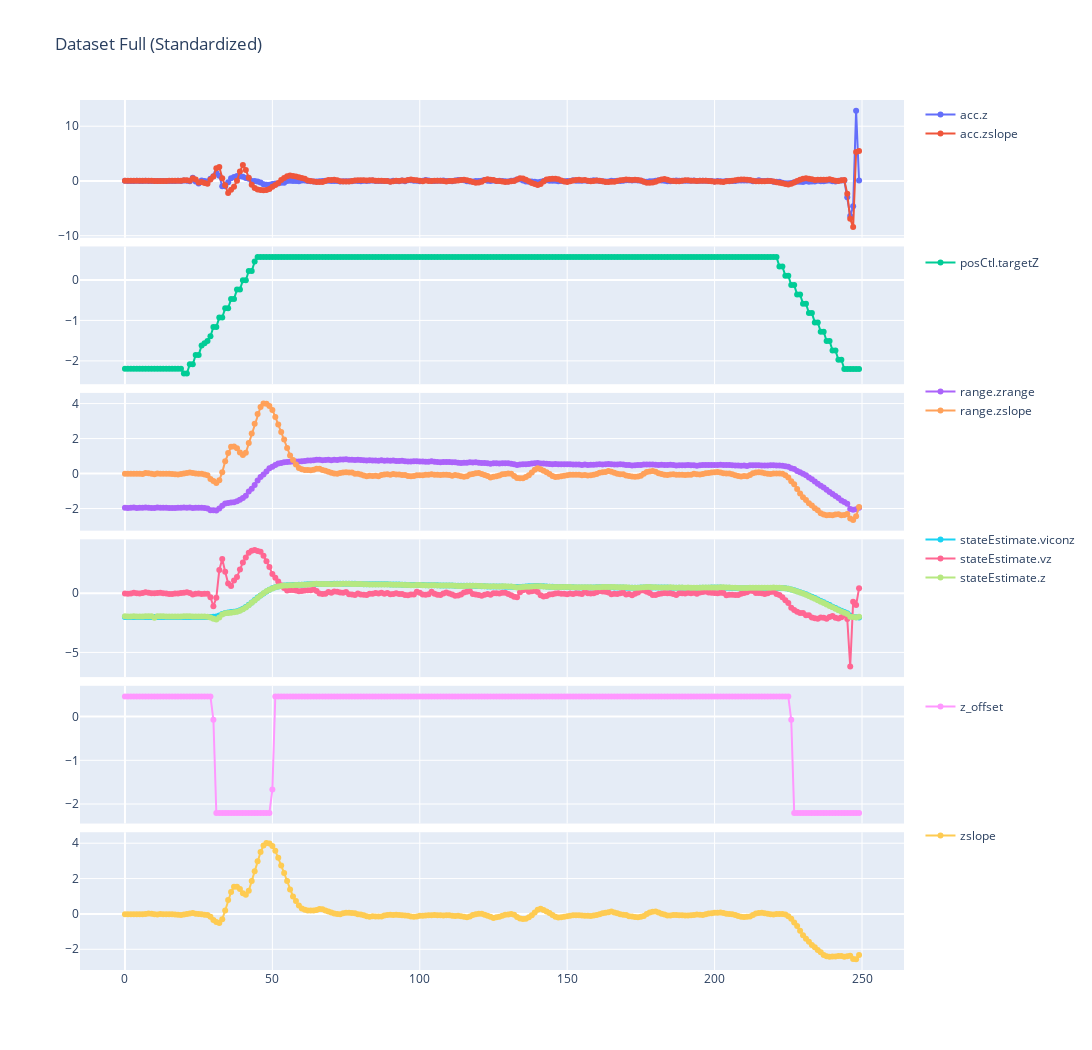

This figure's notebook cell:
### Code cell
scl = StandardScaler()
data_scl_df = pd.DataFrame(data = scl.fit_transform(Dataset_df), columns=Dataset_df.columns)


groups = np.unique([x.split(".")[0] for x in np.unique(Dataset_df.columns)]) 
fig = make_subplots(rows=len(groups), cols=1, shared_xaxes=True, vertical_spacing=0.01)

for k in np.sort(data_scl_df.columns):
    index = groups.tolist().index(k.split(".")[0]) + 1
    fig.append_trace(go.Scatter(x=data_scl_df.index, y= data_scl_df[k], mode="lines+markers", name=k, legendgroup = index), row = index, col = 1)  
    

fig.update_layout(
    title_text="Dataset Full (Standardized)", 
    height=(len(groups)+1)*150, 
    width=15*80, 
    legend_tracegroupgap = 110,
)
fig.show()

### Figure 1 — Plotly figure (JSON) as saved in the notebook; plotly's stock layout.template omitted (floating-point values rounded to 4 significant figures; data arrays with more than 128 entries replaced by an {"elided": "..."} marker saying what was removed)
{"data": [{"legendgroup": "1", "mode": "lines+markers", "name": "acc.z", "type": "scatter", "x": {"elided": "250 int values"}, "xaxis": "x", "y": {"elided": "250 float values"}, "yaxis": "y"}, {"legendgroup": "1", "mode": "lines+markers", "name": "acc.zslope", "type": "scatter", "x": {"elided": "250 int values"}, "xaxis": "x", "y": {"elided": "250 float values"}, "yaxis": "y"}, {"legendgroup": "2", "mode": "lines+markers", "name": "posCtl.targetZ", "type": "scatter", "x": {"elided": "250 int values"}, "xaxis": "x2", "y": {"elided": "250 float values"}, "yaxis": "y2"}, {"legendgroup": "3", "mode": "lines+markers", "name": "range.zrange", "type": "scatter", "x": {"elided": "250 int values"}, "xaxis": "x3", "y": {"elided": "250 float values"}, "yaxis": "y3"}, {"legendgroup": "3", "mode": "lines+markers", "name": "range.zslope", "type": "scatter", "x": {"elided": "250 int values"}, "xaxis": "x3", "y": {"elided": "250 float values"}, "yaxis": "y3"}, {"legendgroup": "4", "mode": "lines+markers", "name": "stateEstimate.viconz", "type": "scatter", "x": {"elided": "250 int values"}, "xaxis": "x4", "y": {"elided": "250 float values"}, "yaxis": "y4"}, {"legendgroup": "4", "mode": "lines+markers", "name": "stateEstimate.vz", "type": "scatter", "x": {"elided": "250 int values"}, "xaxis": "x4", "y": {"elided": "250 float values"}, "yaxis": "y4"}, {"legendgroup": "4", "mode": "lines+markers", "name": "stateEstimate.z", "type": "scatter", "x": {"elided": "250 int values"}, "xaxis": "x4", "y": {"elided": "250 float values"}, "yaxis": "y4"}, {"legendgroup": "5", "mode": "lines+markers", "name": "z_offset", "type": "scatter", "x": {"elided": "250 int values"}, "xaxis": "x5", "y": {"elided": "250 float values"}, "yaxis": "y5"}, {"legendgroup": "6", "mode": "lines+markers", "name": "zslope", "type": "scatter", "x": {"elided": "250 int values"}, "xaxis": "x6", "y": {"elided": "250 float values"}, "yaxis": "y6"}], "layout": {"height": 1050, "legend": {"tracegroupgap": 110}, "title": {"text": "Dataset Full (Standardized)"}, "width": 1200, "xaxis": {"anchor": "y", "autorange": true, "domain": [0, 1], "matches": "x6", "range": [-15.08, 264.1], "showticklabels": false, "type": "linear"}, "xaxis2": {"anchor": "y2", "autorange": true, "domain": [0, 1], "matches": "x6", "range": [-15.08, 264.1], "showticklabels": false, "type": "linear"}, "xaxis3": {"anchor": "y3", "autorange": true, "domain": [0, 1], "matches": "x6", "range": [-15.08, 264.1], "showticklabels": false, "type": "linear"}, "xaxis4": {"anchor": "y4", "autorange": true, "domain": [0, 1], "matches": "x6", "range": [-15.08, 264.1], "showticklabels": false, "type": "linear"}, "xaxis5": {"anchor": "y5", "autorange": true, "domain": [0, 1], "matches": "x6", "range": [-15.08, 264.1], "showticklabels": false, "type": "linear"}, "xaxis6": {"anchor": "y6", "autorange": true, "domain": [0, 1], "range": [-15.08, 264.1], "type": "linear"}, "yaxis": {"anchor": "x", "autorange": true, "domain": [0.8417, 1], "range": [-10.38, 14.79], "type": "linear"}, "yaxis2": {"anchor": "x2", "autorange": true, "domain": [0.6733, 0.8317], "range": [-2.575, 0.8267], "type": "linear"}, "yaxis3": {"anchor": "x3", "autorange": true, "domain": [0.505, 0.6633], "range": [-3.264, 4.61], "type": "linear"}, "yaxis4": {"anchor": "x4", "autorange": true, "domain": [0.3367, 0.495], "range": [-7.087, 4.557], "type": "linear"}, "yaxis5": {"anchor": "x5", "autorange": true, "domain": [0.1683, 0.3267], "range": [-2.446, 0.7034], "type": "linear"}, "yaxis6": {"anchor": "x6", "autorange": true, "domain": [0, 0.1583], "range": [-3.171, 4.621], "type": "linear"}}}
